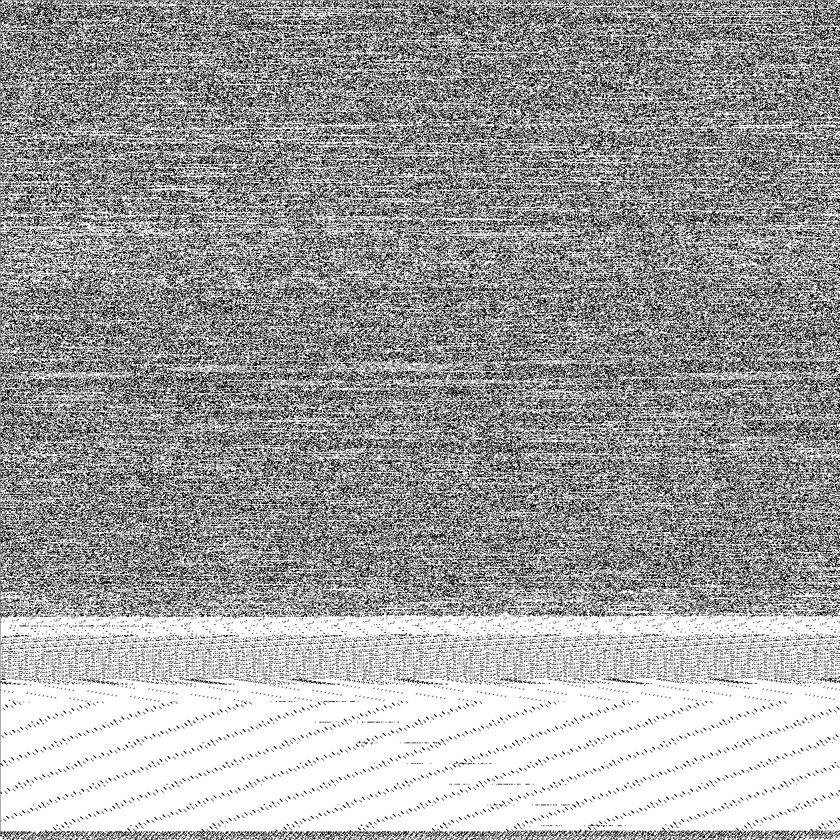
//> input picture server/imagetools/source/sampleData/sample.png, 840 x 840 px, shrunk from 1258 x 1258 before the run
$ ./pngToData sampleData/sample.png   (built with g++ and OpenCV 4)
//> lines starting //> are read from the running program, lines starting //| are printed output that depends on the picture
/**
   aForPaper
   pngToData.cpp
   Purpose: Provides functions to calculate pixel offset and crop image.


*/


#include <opencv2/core/core.hpp>
#include <opencv2/highgui/highgui.hpp>
#include <opencv2/imgproc/imgproc.hpp>

#include <iostream>

#include <stdio.h>
#include <cmath>


#define BLACK_WHITE_THRESHOLD 240
#define ROW_VALUE_THRESHOLD 50
#define INITIAL_LOWEST_ERROR_AMOUNT 10000
#define ERROR_TOLERANCE 1
#define OFFSET_CHECK_AMOUNT 10
#define PATTERN_PIXEL_DIM 4


using namespace cv;
using namespace std;


int main(int argc, char** argv)
{
	if(argc != 2)
	{
		cout<<"No image data"<<endl;
		return -1;
	}

	Mat image;
	image = imread(argv[1], CV_LOAD_IMAGE_COLOR);
//> image is the input picture: 840 rows x 840 cols, CV_8UC3; min 0, max 255, mean 162.3
	if(!image.data)
	{
		cout<<"Could not open or find image"<<endl;
		return -1;
	}


	//Crop the image
	Size size = image.size();
//> size = Size(840, 840)

	int xOffset=0;
	int yOffset=0;
	int uOffset=size.width;
//> uOffset = 840
	int vOffset= size.height;
//> vOffset = 840


	for(int i=0; i<size.height-1; i++)
	{

		float rowValue=0.0f;
		int rowSamples=1;


		for(int u=0; u<size.width-1; u++)
		{
			Vec3b pixelValue = image.at<Vec3b>(i,u);
			uchar b = pixelValue.val[0];
			uchar g = pixelValue.val[1];
			uchar r = pixelValue.val[2];
			int p = 255-(r+g+b)/3.;
			if(p>BLACK_WHITE_THRESHOLD)
			{
				rowValue+=p;
				rowSamples++;
			}
		}
		if(rowValue/rowSamples>ROW_VALUE_THRESHOLD)
		{
			cout<<"Position X: "<<i<<" Value: "<<rowValue/rowSamples<<endl;
			yOffset = i;
			break;
		}
	}
//> this loop made 2 passes
//> (rowValue, rowSamples) on passes 1 to 2: (0, 1), (3020, 13)
//| Position X: 1 Value: 232.308


	for(int i=0; i<size.width-1; i++)
	{

		float colValue=0.0f;
		int colSamples=1;

		for(int u=0; u<size.height-1; u++)
		{
			Vec3b pixelValue = image.at<Vec3b>(u,i);
			uchar b = pixelValue.val[0];
			uchar g = pixelValue.val[1];
			uchar r = pixelValue.val[2];
			int p = 255-(r+g+b)/3.;
			if(p>BLACK_WHITE_THRESHOLD)
			{
				colValue+=p;
				colSamples++;
			}
		}
		if(colValue/colSamples>ROW_VALUE_THRESHOLD)
		{
			cout<<"Position Y: "<<i<<" Value: "<<colValue/colSamples<<endl;
			xOffset = i;
			break;
		}
	}
//> this loop made 2 passes
//> (colValue, colSamples) on passes 1 to 2: (0, 1), (6527, 27)
//| Position Y: 1 Value: 241.741


for(int i=size.width-1; i>0; i--)
	{

		float colValue=0.0f;
		int colSamples=1;

		for(int u=size.height-1; u>0; u--)
		{
			Vec3b pixelValue = image.at<Vec3b>(u,i);
			uchar b = pixelValue.val[0];
			uchar g = pixelValue.val[1];
			uchar r = pixelValue.val[2];
			int p = 255-(r+g+b)/3.;
			if(p>BLACK_WHITE_THRESHOLD)
			{
				colValue+=p;
				colSamples++;
			}
		}
		if(colValue/colSamples>ROW_VALUE_THRESHOLD)
		{
			cout<<"Position U: "<<i<<" Value: "<<colValue/colSamples<<endl;
			uOffset = i;
			break;
		}
	}
//> this loop made 1 pass
//> (colValue, colSamples) on pass 1: (11650, 47)
//| Position U: 839 Value: 247.872


for(int i=size.height-1; i>0; i--)
	{

		float colValue=0.0f;
		int colSamples=1;

		for(int u=size.width-1; u>0; u--)
		{
			Vec3b pixelValue = image.at<Vec3b>(i,u);
			uchar b = pixelValue.val[0];
			uchar g = pixelValue.val[1];
			uchar r = pixelValue.val[2];
			int p = 255-(r+g+b)/3.;
			if(p>BLACK_WHITE_THRESHOLD)
			{
				colValue+=p;
				colSamples++;
			}
		}
		if(colValue/colSamples>ROW_VALUE_THRESHOLD)
		{
			cout<<"Position V: "<<i<<" Value: "<<colValue/colSamples<<endl;
			vOffset = i;
			break;
		}
	}
//> this loop made 1 pass
//> (colValue, colSamples) on pass 1: (4804, 20)
//| Position V: 839 Value: 240.2


	//Do the actual cropping
	Rect myROI(xOffset, yOffset, uOffset-xOffset, vOffset-yOffset);
//> myROI = Rect(1, 1, 838, 838)
	Mat croppedRef(image, myROI);
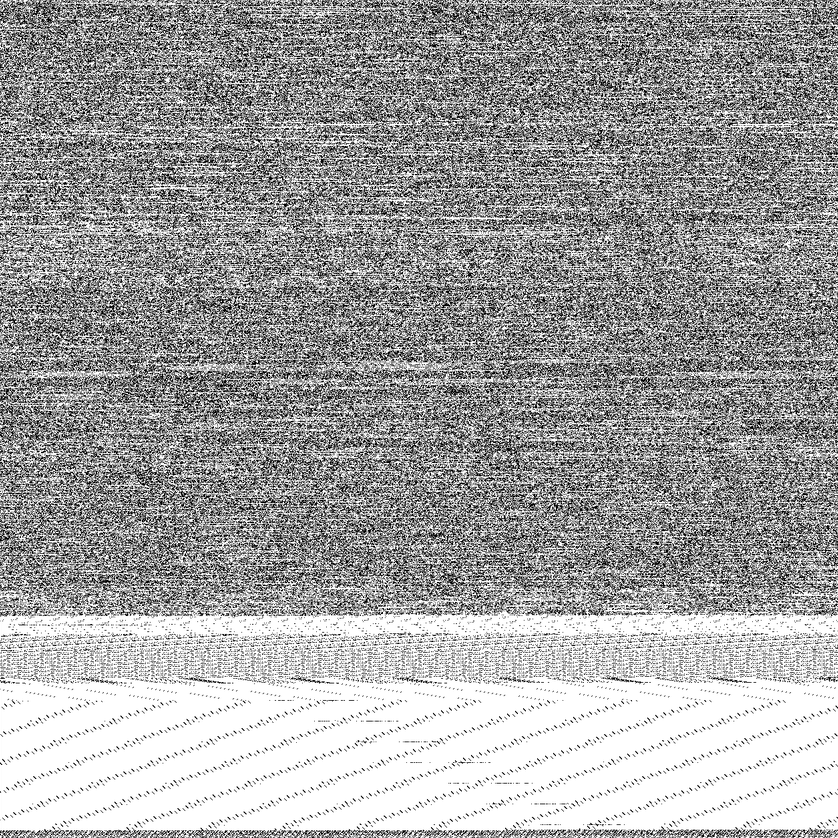
//> croppedRef: 838 rows x 838 cols, CV_8UC3; min 0, max 255, mean 162.3

	Mat cropped;
	croppedRef.copyTo(cropped);


	// [27 lines of commented-out code are left out]

	size = cropped.size();
//> size = Size(838, 838)


	int lowestError=INITIAL_LOWEST_ERROR_AMOUNT;
	int lowestErrorOffset=0;
	float pixelDistances[OFFSET_CHECK_AMOUNT];


	for(int u=0;u<OFFSET_CHECK_AMOUNT;u++){

		int amount_of_distances=0;
		int lastDistance=0;
		int distance=0;
		bool inPattern=true;
		int lastVal = 255;
		bool inWhite=false;
		bool lastInWhite=false;

		int error_count=0;


		for(int i=0; i<size.width; i++){
			Vec3b pixelData = cropped.at<Vec3b>(u,i);
			int val = (pixelData[0] + pixelData[1] + pixelData[2])/3;

			//cout<<"i: "<<i<<" val: "<<val<<endl;
			distance++;

			if((lastVal+val)/2>128)
			{
				inWhite=true;
				//cout<<"inwhite: "<<i<<endl;
			}
			else{
				inWhite=false;
				//cout<<"inBlack: "<<i<<endl;
			}

			if(lastInWhite!=inWhite)
			{
				int err = abs(lastDistance-distance);
				if(err>1)
					error_count+=err;
				amount_of_distances++;
				lastDistance=distance;
				distance=0;
			}

			lastInWhite=inWhite;
			lastVal = val;

		}

		if(error_count<lowestError)
		{
			lowestError=error_count;
			lowestErrorOffset = u;
		}
		pixelDistances[u] = (float)size.width/(amount_of_distances+PATTERN_PIXEL_DIM);
		cout<<"Pixel distance: "<<pixelDistances[u]<<endl;
		//cout<<"Distance: "<<size.width/amount_of_distances<<endl;
		//cout<<"Error count: "<<error_count<<endl;
	}
//> this loop made 10 passes
//> lowestError on passes 1 to 3: 668, 612, 546
//| Pixel distance: 3.28627
//| Pixel distance: 3.31225
//| Pixel distance: 3.01439
//| Pixel distance: 4.43386
//| Pixel distance: 3.50628
//| Pixel distance: 4.04831
//| Pixel distance: 3.80909
//| Pixel distance: 3.52101
//> (output is shown up to pass 8 of 10)
//> after the loop, lowestError = 546; lowestErrorOffset = 2

	cout<<"Lowest error offset: "<<lowestErrorOffset<<endl;
//| Lowest error offset: 2

	float  yPixelOffset = pixelDistances[lowestErrorOffset];
//> yPixelOffset = 3.01

	lowestError=INITIAL_LOWEST_ERROR_AMOUNT;
	lowestErrorOffset=0;


	for(int u=0;u<OFFSET_CHECK_AMOUNT;u++){

		int amount_of_distances=0;
		int lastDistance=0;
		int distance=0;
		bool inPattern=true;
		int lastVal = 255;
		bool inWhite=false;
		bool lastInWhite=false;

		int error_count=0;


		for(int i=0; i<size.height; i++){
			Vec3b pixelData = cropped.at<Vec3b>(i,u);
			int val = (pixelData[0] + pixelData[1] + pixelData[2])/3;

			//cout<<"i: "<<i<<" val: "<<val<<endl;
			distance++;

			if((lastVal+val)/2>128)
			{
				inWhite=true;
				//cout<<"inwhite: "<<i<<endl;
			}
			else{
				inWhite=false;
				//cout<<"inBlack: "<<i<<endl;
			}

			if(lastInWhite!=inWhite)
			{
				int err = abs(lastDistance-distance);
				if(err>1)
					error_count+=err;
				amount_of_distances++;
				lastDistance=distance;
				distance=0;
			}

			lastInWhite=inWhite;
			lastVal = val;

		}

		if(error_count<lowestError)
		{
			lowestError=error_count;
			lowestErrorOffset = u;
		}
		pixelDistances[u] = (float)size.height/(amount_of_distances+PATTERN_PIXEL_DIM);
		cout<<"Pixel distance: "<<pixelDistances[u]<<endl;

		//cout<<"Distance: "<<size.width/amount_of_distances<<endl;
		//icout<<"Error count: "<<error_count<<endl;
	}
//> this loop made 10 passes
//> lowestError on pass 1: 779
//| Pixel distance: 3.97156
//| Pixel distance: 3.75785
//| Pixel distance: 4.14851
//| Pixel distance: 4.12808
//| Pixel distance: 3.86175
//| Pixel distance: 3.86175
//| Pixel distance: 3.80909
//| Pixel distance: 3.80909
//> (output is shown up to pass 8 of 10)
//> after the loop, lowestError = 779; lowestErrorOffset = 0

	cout<<"Lowest error offset: "<<lowestErrorOffset<<endl;
//| Lowest error offset: 0


	float  xPixelOffset=pixelDistances[lowestErrorOffset];
//> xPixelOffset = 3.97


	cout<<"Horizontal pixels: "<<size.width/xPixelOffset<<endl;
//| Horizontal pixels: 211
	cout<<"Vertical pixels: "<<size.height/yPixelOffset<<endl;
//| Vertical pixels: 278


/*
	for(int i=0; i<cropped.width; i++)
	{
		for(int u=0; u<cropped.height; u++)
		{

		}
	}

/*


/*
	int result_cols = image.cols - pattern.cols+1;
	int result_rows = image.rows - pattern.rows+1;

	result.create(result_cols, result_rows, CV_32FC1);

	matchTemplate(image, pattern, result, 0);
	normalize(result, result, 0, 1, NORM_MINMAX, -1, Mat());

	double minVal;
	double maxVal;
	Point minLoc;
	Point maxLoc;
	Point matchLoc;

	minMaxLoc(result, &minVal, &maxVal, &minLoc, &maxLoc, Mat());

	matchLoc = maxLoc;

	cout<<"matchings:"<<endl;
	cout<<"x: "<<matchLoc.x<<endl;
	cout<<"y: "<<matchLoc.y<<endl;


	counter++;
//}


	imwrite("output.png", pattern);
*/

/*	namedWindow("Display Window", WINDOW_AUTOSIZE);
	imshow("Display Window", image);

	namedWindow("Image2", WINDOW_AUTOSIZE);
	imshow("Image2", cropped);
*/
	waitKey(0);
	return 0;


}
